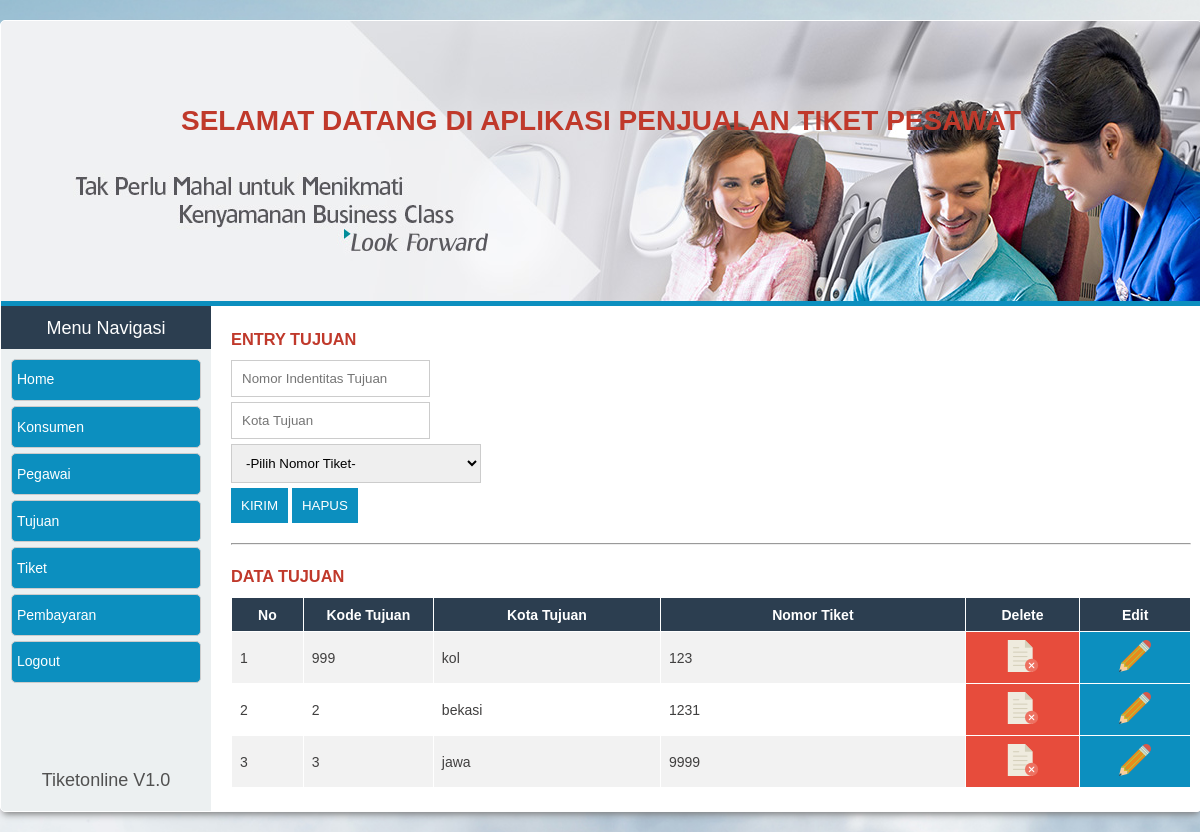
/entry_tujuan.php (signed in), run on the app's committed database.
### tables this page shows
CREATE TABLE `tbl_tujuan` (
  `no_tujuan` int(50) NOT NULL,
  `kota_tujuan` text NOT NULL,
  `no_tiket` int(50) NOT NULL
);

### entry_tujuan.php (the view, shortened to what this page needs)
<?php
include('koneksi/conn.php');
include('template/top.php');
include('template/navigasi.php');
?>
<div id="main">
	<div class="content">
		<h3>Entry Tujuan</h3>
		<form action="inserttujuan.php" method="POST">
			<div class="input-group">
				<input type="text" placeholder="Nomor Indentitas Tujuan" name="no_tujuan">
			</div>
			<div class="input-group">
				<input type="text" placeholder="Kota Tujuan" name="kota_tujuan">
			</div>
			<div class="input-group">
						<select name="no_tiket" id="" style="width: 250px;">
					<option value="0">-Pilih Nomor Tiket-</option>
				</select>
			</div>
			<div class="input-group">
				<button type="submit" class="btn">Kirim</button>
				<button type="reset" class="btn">Hapus</button>
			</div>
		</form>
		<hr/>
		<h3>Data Tujuan</h3>
		<?php include('data/data_tujuan.php'); ?>
	</div>
</div>
<?php include('template/footer.php'); ?>

### data/data_tujuan.php
<table id="tabel"  border="1" cellpadding="3" >
	<tr>
		<th style="width: 20px;">No</th>
		<th style="width: 50px;">Kode Tujuan</th>
		<th style="width: 100px;">Kota Tujuan</th>
		<th style="width: 140px;">Nomor Tiket</th>
		<th style="width: 40px;">Delete</th>
		<th style="width: 40px;">Edit</th>
	</tr>
	<?php include('koneksi/conn.php');
	$sql = "SELECT * FROM tbl_tujuan ORDER BY no_tiket ASC";
	$hasil=mysqli_query($conn,$sql) or die(mysqli_error());
	$no=1;
	while ($data = mysqli_fetch_array ($hasil)){
		$id=$data['no_tujuan'];
		?>
		<tr>
			<td><?php echo $no++?></td>
			<td><?php echo $data['no_tujuan'];?></td>
			<td><?php echo $data['kota_tujuan']; ?></td>
			<td><?php echo $data['no_tiket']; ?></td>
			<td class="delete">
				<a href="deletetujuan.php?id_tujuan=<?php echo $id ?>" onclick="return confirm('Apakah anda yakin?')" class="btn-aksi"> <img src="img/delete.png" alt="Delete Data"></a>
			</td>
			<td class="edit">
				<a href="edittujuan.php?id_tujuan=<?php echo $id?>" class="btn-aksi"><img src="img/edit.png" alt="Edit Dasta"></a>
			</td>
		</tr>
		<?php } ?>
	</table>

### style.css (style rules this page uses)
* { padding: 0; margin: 0; }
body { background: url(img/3.jpg) no-repeat fixed; background-size: cover; font-family: 'Oxygen', sans-serif; font-size: 14px; }
a:link { text-decoration: none; color: #fff; }
#main { background-color: #000; }
.content { width: 960px; padding: 10px 0; float: left; margin-left: 20px; color: #403F3F; }
.content h3 { text-transform: uppercase; color: #c0392b; height: 20px; margin: 12px 0; }
.input-group { margin-bottom: 5px; }
.input-group input { padding:10px; border:1px solid #ccc; }
.input-group select { padding: 10px; border: 1px solid #ccc; }
.btn { border: none; padding: 10px; background: #0C8FBF; color: #fff; text-transform: uppercase; text-align: center; cursor: pointer; }
hr { margin: 20px 0; }
table { border-collapse: collapse; width: 100%; }
th, td { border:1px solid #fff; text-align: left; padding: 8px; }
td a:link { display: block; color: #0C8FBF !important; }
tr:nth-child(even) { background-color: #f2f2f2 }
.delete { background-color:#e74c3c; color:#fff; text-align: center; }
.edit { background-color:#0C8FBF; color:#fff; text-align: center; }
th { background-color:#2c3e50; color: white; text-align: center; }

### data on the page
tbl_tujuan: no_tujuan "999", kota_tujuan "kol", no_tiket "123"
tbl_tujuan: no_tujuan "2", kota_tujuan "bekasi", no_tiket "1231"
tbl_tujuan: no_tujuan "3", kota_tujuan "jawa", no_tiket "9999"
